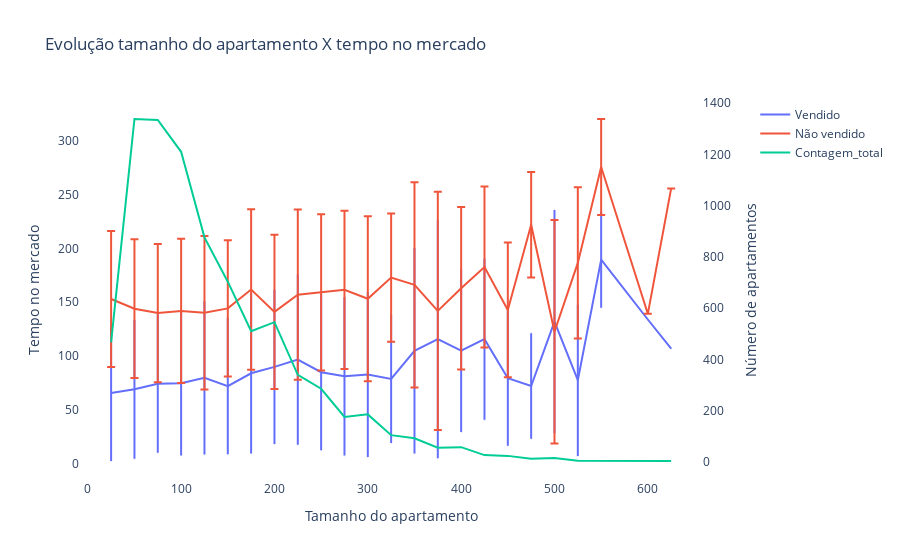
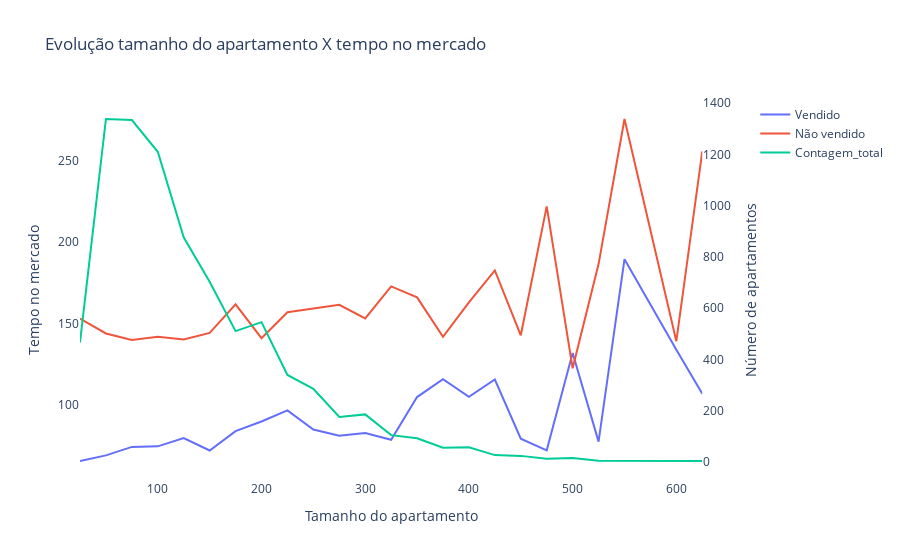

Notebook cell for these charts, in order:
### Markdown cell above
# Figura 2

### Code cell
import plotly.graph_objects as go
from plotly.subplots import make_subplots
ratio = 25
dataframe = listings.copy()
x_variable = 'useful_area'
y_variable = 'time_on_market'
error_variable = 'std_value'
#dataframe = listings_time_on_market
dataframe[x_variable] = dataframe[x_variable]/ratio
dataframe[x_variable] = dataframe[x_variable].apply(int)*ratio
dataframe_2 = dataframe[dataframe['sold']==0].groupby([x_variable]).agg(time_on_market=(y_variable,'mean'),
                                                       std_value=(y_variable,'std'),
                                                       count=('sold','count')).reset_index()
dataframe = dataframe[dataframe['sold']==1].groupby([x_variable]).agg(time_on_market=(y_variable,'mean'),
                                                       std_value=(y_variable,'std'),
                                                       count=('sold','count')).reset_index()

dataframe_2 =dataframe_2.fillna(0)
dataframe = dataframe.fillna(0)
x = dataframe[x_variable]
y = dataframe[y_variable]
y_error = dataframe[error_variable]
y_2 = dataframe_2[y_variable]
y_2error = dataframe[error_variable]
yc = dataframe['count'] + dataframe_2['count']
# Create figure with secondary y-axis
fig = make_subplots(specs=[[{"secondary_y": True}]])

# Add traces
fig.add_trace(
    go.Scatter(x=x, y=y, name="Vendido",
    error_y = dict(
            type='data',
            array=y_error, width = 0.1)
),
    secondary_y=False)

fig.add_trace(
    go.Scatter(x=x, y=y_2, name="Não vendido",
    error_y = dict(
            type='data',
            array=y_error)
),
    secondary_y=False)


fig.add_trace(
    go.Scatter(x=x, y=yc, name="Contagem_total"),
    secondary_y=True,
)

# Add figure title
fig.update_layout(
    title_text="Evolução tamanho do apartamento X tempo no mercado"
)

# Set x-axis title
fig.update_xaxes(title_text="Tamanho do apartamento")

# Set y-axes titles
fig.update_yaxes(title_text="Tempo no mercado", secondary_y=False)
fig.update_yaxes(title_text="Número de apartamentos", secondary_y=True)
fig.update_layout(paper_bgcolor='rgba(0,0,0,0)',
    plot_bgcolor='rgba(0,0,0,0)')
fig.write_image("fig_2_apartamento_tempo_de_mercado.png")
fig.show()
#https://towardsdatascience.com/piecewise-linear-regression-model-what-is-it-and-when-can-we-use-it-93286cfee452
import plotly.graph_objects as go
from plotly.subplots import make_subplots
ratio = 25
dataframe = listings.copy()
x_variable = 'useful_area'
y_variable = 'time_on_market'
error_variable = 'std_value'
#dataframe = listings_time_on_market
dataframe[x_variable] = dataframe[x_variable]/ratio
dataframe[x_variable] = dataframe[x_variable].apply(int)*ratio
dataframe_2 = dataframe[dataframe['sold']==0].groupby([x_variable]).agg(time_on_market=(y_variable,'mean'),
                                                       std_value=(y_variable,'std'),
                                                       count=('sold','count')).reset_index()
dataframe = dataframe[dataframe['sold']==1].groupby([x_variable]).agg(time_on_market=(y_variable,'mean'),
                                                       std_value=(y_variable,'std'),
                                                       count=('sold','count')).reset_index()

dataframe_2 =dataframe_2.fillna(0)
dataframe = dataframe.fillna(0)
x = dataframe[x_variable]
y = dataframe[y_variable]
y_error = dataframe[error_variable]
y_2 = dataframe_2[y_variable]
y_2error = dataframe[error_variable]
yc = dataframe['count'] + dataframe_2['count']
# Create figure with secondary y-axis
fig = make_subplots(specs=[[{"secondary_y": True}]])

# Add traces
fig.add_trace(
    go.Scatter(x=x, y=y, name="Vendido"
),
    secondary_y=False)

fig.add_trace(
    go.Scatter(x=x, y=y_2, name="Não vendido"
),
    secondary_y=False)


fig.add_trace(
    go.Scatter(x=x, y=yc, name="Contagem_total"),
    secondary_y=True,
)

# Add figure title
#fig.update_layout(
#    title_text="Evolução tamanho do apartamento X tempo no mercado"
#)

# Set x-axis title
fig.update_xaxes(title_text="Tamanho do apartamento")

# Set y-axes titles
fig.update_yaxes(title_text="Tempo no mercado", secondary_y=False)
fig.update_yaxes(title_text="Número de apartamentos", secondary_y=True)
fig.update_layout(paper_bgcolor='rgba(0,0,0,0)',
    plot_bgcolor='rgba(0,0,0,0)')
fig.write_image("fig_2_apartamento_tempo_de_mercado.png")
fig.show()
#https://towardsdatascience.com/piecewise-linear-regression-model-what-is-it-and-when-can-we-use-it-93286cfee452

### Figure 1 — Plotly figure (JSON) as saved in the notebook; plotly's stock layout.template omitted (floating-point values rounded to 4 significant figures)
{"data": [{"error_y": {"array": [63.08, 64.37, 64.14, 66.97, 71.17, 63.3, 74.46, 71.66, 78.96, 72.45, 73.41, 76.51, 59.41, 95.23, 110.6, 75.39, 74.7, 62.54, 48.99, 103.6, 70.24, 44.55, 0, 0], "type": "data", "width": 0.1}, "name": "Vendido", "type": "scatter", "x": [25, 50, 75, 100, 125, 150, 175, 200, 225, 250, 275, 300, 325, 350, 375, 400, 425, 450, 475, 500, 525, 550, 600, 625], "xaxis": "x", "y": [65.81, 69.27, 74.45, 74.8, 79.84, 72.23, 84.13, 90.05, 96.81, 85.09, 81.32, 82.9, 78.79, 105, 115.9, 105.1, 115.8, 79.5, 72.33, 132, 77.67, 189.5, 134, 107], "yaxis": "y"}, {"error_y": {"array": [63.08, 64.37, 64.14, 66.97, 71.17, 63.3, 74.46, 71.66, 78.96, 72.45, 73.41, 76.51, 59.41, 95.23, 110.6, 75.39, 74.7, 62.54, 48.99, 103.6, 70.24, 44.55, 0, 0], "type": "data"}, "name": "Não vendido", "type": "scatter", "x": [25, 50, 75, 100, 125, 150, 175, 200, 225, 250, 275, 300, 325, 350, 375, 400, 425, 450, 475, 500, 525, 550, 600, 625], "xaxis": "x", "y": [153.1, 144.0, 140.0, 142.0, 140.3, 144.3, 161.9, 141.1, 157.0, 159.2, 161.5, 153.2, 172.9, 166.1, 142.0, 163.1, 182.6, 142.9, 221.9, 122.6, 186.5, 275.5, 139.3, 255.6, 238.6, 233.0, 140.0], "yaxis": "y"}, {"name": "Contagem_total", "type": "scatter", "x": [25, 50, 75, 100, 125, 150, 175, 200, 225, 250, 275, 300, 325, 350, 375, 400, 425, 450, 475, 500, 525, 550, 600, 625], "xaxis": "x", "y": [466, 1338, 1334, 1210, 876, 703, 510, 545, 339, 285, 175, 185, 104, 92, 55, 57, 26, 23, 12, 15, 4, 4, 3, 3, null, null, null], "yaxis": "y2"}], "layout": {"paper_bgcolor": "rgba(0,0,0,0)", "plot_bgcolor": "rgba(0,0,0,0)", "title": {"text": "Evolução tamanho do apartamento X tempo no mercado"}, "xaxis": {"anchor": "y", "domain": [0, 0.94], "title": {"text": "Tamanho do apartamento"}}, "yaxis": {"anchor": "x", "domain": [0, 1], "title": {"text": "Tempo no mercado"}}, "yaxis2": {"anchor": "x", "overlaying": "y", "side": "right", "title": {"text": "Número de apartamentos"}}}}

### Figure 2 — Plotly figure (JSON) as saved in the notebook; plotly's stock layout.template omitted (floating-point values rounded to 4 significant figures)
{"data": [{"name": "Vendido", "type": "scatter", "x": [25, 50, 75, 100, 125, 150, 175, 200, 225, 250, 275, 300, 325, 350, 375, 400, 425, 450, 475, 500, 525, 550, 600, 625], "xaxis": "x", "y": [65.81, 69.27, 74.45, 74.8, 79.84, 72.23, 84.13, 90.05, 96.81, 85.09, 81.32, 82.9, 78.79, 105, 115.9, 105.1, 115.8, 79.5, 72.33, 132, 77.67, 189.5, 134, 107], "yaxis": "y"}, {"name": "Não vendido", "type": "scatter", "x": [25, 50, 75, 100, 125, 150, 175, 200, 225, 250, 275, 300, 325, 350, 375, 400, 425, 450, 475, 500, 525, 550, 600, 625], "xaxis": "x", "y": [153.1, 144.0, 140.0, 142.0, 140.3, 144.3, 161.9, 141.1, 157.0, 159.2, 161.5, 153.2, 172.9, 166.1, 142.0, 163.1, 182.6, 142.9, 221.9, 122.6, 186.5, 275.5, 139.3, 255.6, 238.6, 233.0, 140.0], "yaxis": "y"}, {"name": "Contagem_total", "type": "scatter", "x": [25, 50, 75, 100, 125, 150, 175, 200, 225, 250, 275, 300, 325, 350, 375, 400, 425, 450, 475, 500, 525, 550, 600, 625], "xaxis": "x", "y": [466, 1338, 1334, 1210, 876, 703, 510, 545, 339, 285, 175, 185, 104, 92, 55, 57, 26, 23, 12, 15, 4, 4, 3, 3, null, null, null], "yaxis": "y2"}], "layout": {"paper_bgcolor": "rgba(0,0,0,0)", "plot_bgcolor": "rgba(0,0,0,0)", "title": {"text": "Evolução tamanho do apartamento X tempo no mercado"}, "xaxis": {"anchor": "y", "domain": [0, 0.94], "title": {"text": "Tamanho do apartamento"}}, "yaxis": {"anchor": "x", "domain": [0, 1], "title": {"text": "Tempo no mercado"}}, "yaxis2": {"anchor": "x", "overlaying": "y", "side": "right", "title": {"text": "Número de apartamentos"}}}}
